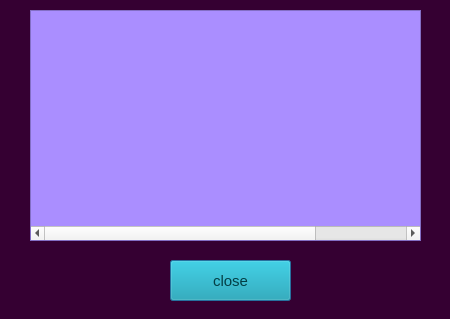
<?xml version="1.0" encoding="UTF-8"?>
<ui version="4.0">
 <class>Dialog2</class>
 <widget class="QDialog" name="Dialog2">
  <property name="geometry">
   <rect>
    <x>0</x>
    <y>0</y>
    <width>450</width>
    <height>319</height>
   </rect>
  </property>
  <property name="windowTitle">
   <string>Dialog</string>
  </property>
  <property name="styleSheet">
   <string notr="true">QTableWidget{
	background-color:#dc7cf2
}
QDialog{
background-color: rgb(53, 0, 50);
}
QPushButton{
background-color: #7de1ff;
}</string>
  </property>
  <widget class="QTableWidget" name="tableWidget">
   <property name="geometry">
    <rect>
     <x>30</x>
     <y>10</y>
     <width>391</width>
     <height>231</height>
    </rect>
   </property>
   <property name="font">
    <font>
     <pointsize>10</pointsize>
    </font>
   </property>
   <property name="styleSheet">
    <string notr="true">color: rgb(16, 5, 127);
background-color: rgb(149, 79, 255);
background-color: rgb(170, 142, 255);
border-color: rgb(95, 27, 88);</string>
   </property>
   <property name="columnCount">
    <number>4</number>
   </property>
   <attribute name="horizontalHeaderVisible">
    <bool>false</bool>
   </attribute>
   <attribute name="horizontalHeaderCascadingSectionResizes">
    <bool>false</bool>
   </attribute>
   <attribute name="verticalHeaderVisible">
    <bool>true</bool>
   </attribute>
   <attribute name="verticalHeaderHighlightSections">
    <bool>true</bool>
   </attribute>
   <column/>
   <column/>
   <column/>
   <column/>
  </widget>
  <widget class="QPushButton" name="pushButton">
   <property name="geometry">
    <rect>
     <x>170</x>
     <y>260</y>
     <width>121</width>
     <height>41</height>
    </rect>
   </property>
   <property name="font">
    <font>
     <pointsize>11</pointsize>
    </font>
   </property>
   <property name="styleSheet">
    <string notr="true">background-color: rgb(10, 155, 173);
color: rgb(3, 62, 69);</string>
   </property>
   <property name="text">
    <string>close</string>
   </property>
  </widget>
 </widget>
 <resources/>
 <connections/>
</ui>
